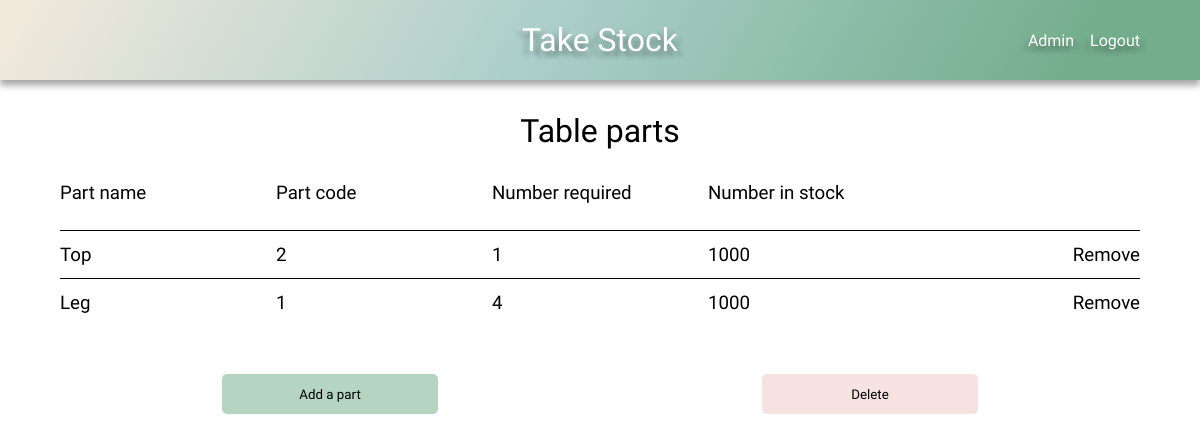
Before: /product-detail/1 (signed in) with the older database file.
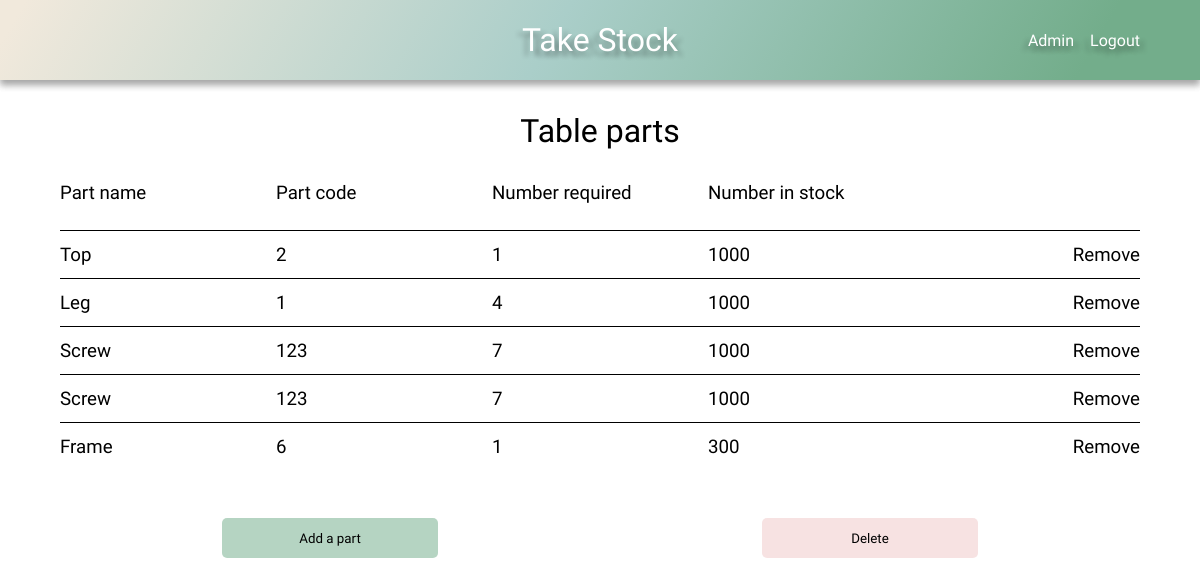
After: the same page with the newer database file.
### stock/models.py (models this page shows, shortened)
class Product(models.Model):
    name = models.CharField(max_length=100)
    stock_parts = models.ManyToManyField(Stock)
    company = models.ForeignKey(User, on_delete=models.CASCADE, default=1)
    def __str__(self):
        return f'{self.name}'

class Parts(models.Model):
    product_part_belongs_to = models.ForeignKey(
        Product, on_delete=models.CASCADE
        )
    item = models.ForeignKey(
        Stock,
        on_delete=models.CASCADE
        )
    number_required = models.IntegerField()
    company = models.ForeignKey(User, on_delete=models.CASCADE, default=1)

class Stock(models.Model):
    name = models.CharField(max_length=100)
    code = models.CharField(max_length=100)
    number_in_stock = models.IntegerField()
    company = models.ForeignKey(User, on_delete=models.CASCADE, default=1)

### stock/views.py (the view)
# urls.py: path('product-detail/<int:pk>', product_detail, name='product-detail'),
def product_detail(request, pk):
    default_user = request.user
    product_parts = Parts.objects.filter(company=default_user).filter(product_part_belongs_to=pk)
    product = Product.objects.filter(company=default_user).filter(id=pk).first()
    context = {
        'product_parts': product_parts,
        'product': product,
    }
    return render(request, 'product_detail.html', context)

### stock/context_processors.py (called while the page is built)
def base(request):
    default_user = request.user
    return ({'default_user': default_user})

### stock/templates/product_detail.html
{% extends 'base.html' %}
{% load static %}
{% block head %}
    <link rel="stylesheet" href="{% static 'css/style.css' %}">
    <link rel="stylesheet" href="{% static 'css/grid.css' %}">
{% endblock %}
{% block content %}
    <h1>{{ product }} parts</h1>
    <div class="grid">
        <div class="grid-headings grid-5">
            <h3>Part name</h3>
            <h3>Part code</h3>
            <h3>Number required</h3>
            <h3>Number in stock</h3>
        </div>
        {% for part in product_parts %}
        <div class="grid-row grid-5">
            <div class="item-name-content">
                <h3>{{ part.item.name }}</h3>
            </div>
            <div class="item-code-content">
                <h3>{{ part.item.code }}</h3>
            </div>
            <div class="item-required-content">
                <h3>{{ part.number_required }}</h3>
            </div>
            <div class="item-number-content">
                <h3>{{ part.item.number_in_stock }}</h3>
            </div>
            <div class="update">
                <h3><a href="{% url 'delete-part' part.id %}">Remove</a></h3>
            </div>
        </div>
        {% endfor %}
        <div class="grid-buttons">
            <a href="{% url 'add_more_parts' product.pk %}"><input class="btn grid-btn btn-submit btn-hover" type="button" value="Add a part"></input></a>
            <a href="{% url 'delete-product' product.id %}"><input class="btn grid-btn btn-delete btn-hover" type="button" value="Delete"></input></a>
        </div>
    </div>
{% endblock %}

### stock/templates/base.html (shortened to what this page needs)
{% load static %}
<!DOCTYPE html>
<html lang="en">
<head>
    <link rel="stylesheet" href="{% static 'css/style.css' %}">
    {% block head %}
    {% endblock %}
</head>
<body>
    <header class="main-header">
        <h1><a href="{% url 'home' %}">Take Stock</a></h1>
        <div class="user-nav">
            {% if user.is_authenticated %}
                <div id="dropdown">{{ default_user }}
                </div>
                <a href="{% url 'logout' %}">Logout</a>
            {% else %}
                <a href="{% url 'login' %}">Login</a>
                <a href="{% url 'register' %}">Register</a>
            {% endif %}
        </div>
    </header>
    {% block content %}
    {% endblock %}
</body>
</html>

### stock/static/css/style.css (style rules this page uses)
:root { --clr-mix-calm: 120deg, #f1e9dc 2%, #aacec9, #73ad8b 90%; --shadow: 0 10px 20px 0 rgba(0, 0, 0, .2), 0 10px 20px 0 rgba(0, 0, 0, .2); --shadow-s: 0 5px 7px 0 rgba(0, 0, 0, .2), 0 5px 7px 0 rgba(0, 0, 0, .2); --shadow-l: 0 20px 30px 0 rgba(0, 0, 0, .2), 0 20px 30px 0 rgba(0, 0, 0, .2); --shadow-tl: 5px 5px 5px rgba(0, 0, 0, .2), -5px 5px 5px rgba(0, 0, 0, .2); --header-height: 5em; --hover: .522; --btn-submit: hsla(145, 26%, 56%, var(--hover)); --btn-delete: hsla(0, 58%, 86%, var(--hover)); }
*, *::before, *::after { margin: 0; padding: 0; box-sizing: border-box; text-decoration: none; list-style-type: none; color: #000000; font-family: 'Nanum Gothic', 'Gill Sans', 'Gill Sans MT', Calibri, 'Trebuchet MS', sans-serif; font-weight: 300; }
body { overflow-x: hidden; }
h1, .center, .add-new { width: max-content; margin: 1em auto; }
.main-header { display: flex; justify-content: center; align-items: center; height: var(--header-height); background: linear-gradient(var(--clr-mix-calm)); box-shadow: var(--shadow-s); position: relative; }
.main-header h1 a { color: #FFFFFF; text-shadow: var(--shadow-tl); }
.btn { border: none; }
.btn-delete { background-color: var(--btn-delete); }
.btn-submit { background-color: var(--btn-submit); }
.user-nav { max-width: 20%; display: flex; justify-content: space-between; gap: 1em; position: absolute; right: 5%; }
.user-nav div, .user-nav a { color: #FFFFFF; text-shadow: var(--shadow-tl); }
#dropdown { position: relative; cursor: pointer; }

### stock/static/css/grid.css (style rules this page uses)
.grid { display: grid; min-width: 80%; max-width: 90%; margin: 2em auto; grid-auto-flow: row; grid-column: repeat(12, 1fr); }
.grid-headings { display: grid; height: 3em; }
.grid-row { display: grid; align-items: center; grid-auto-flow: column; height: 3em; border-top: 1px solid #000000; }
.grid-5 { grid-template-columns: repeat(5, 1fr); }
.update { text-align: end; }
.grid-buttons { display: flex; justify-content: space-around; padding: 3em 0; }
.grid-buttons a { width: 20%; }
.grid-buttons a input { width: 100%; cursor: pointer; }
.grid-btn { width: 20%; height: 3em; border-radius: 5px; }

Changed rows visible on the page:
added Parts: item.name "Screw", item.code "123", number_required "7", item.number_in_stock "1000"
added Parts: item.name "Screw", item.code "123", number_required "7", item.number_in_stock "1000"
added Parts: item.name "Frame", item.code "6", number_required "1", item.number_in_stock "300"
